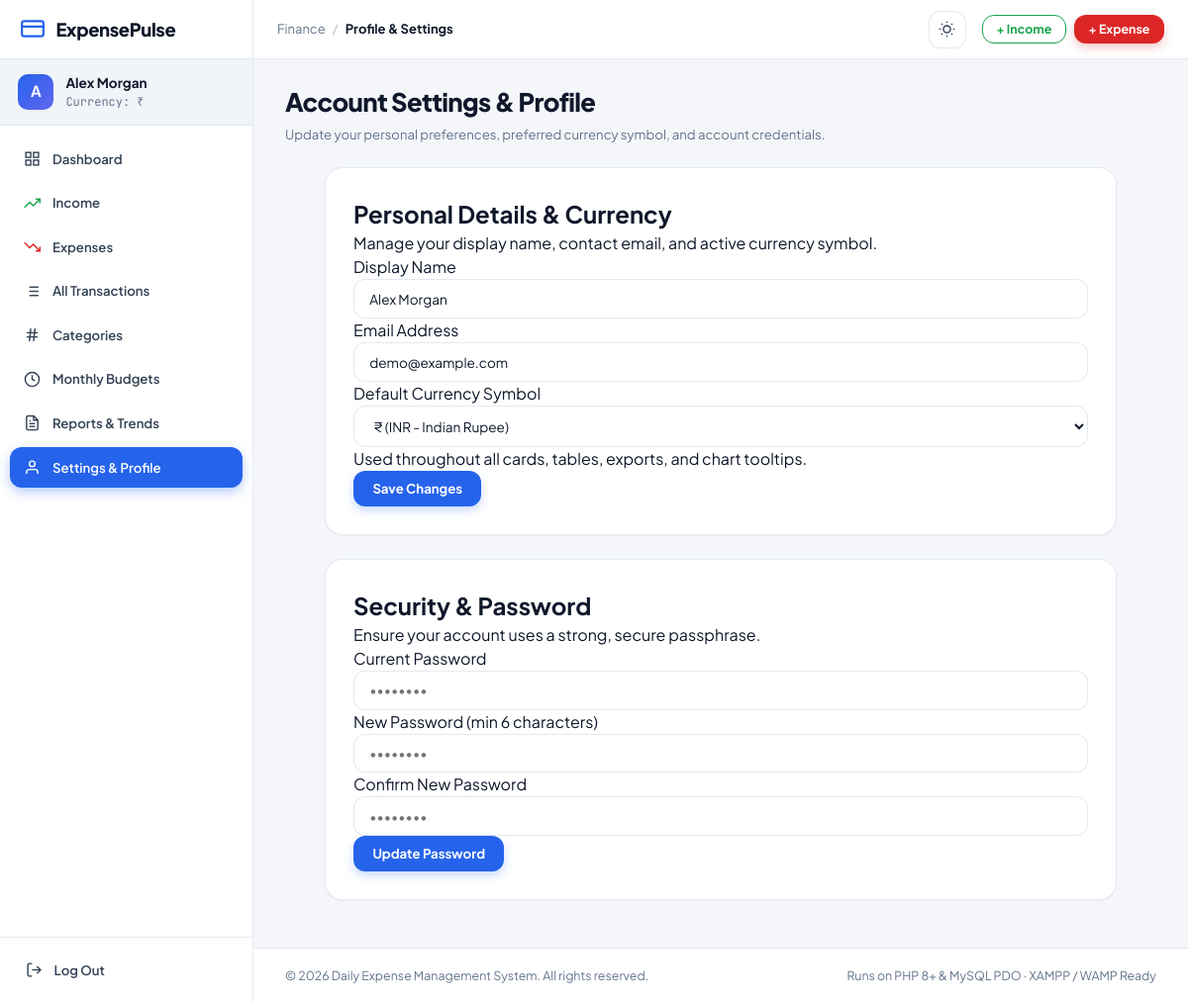
The app's page /profile.php (signed in) with its own data.
### tables this page shows
CREATE TABLE `users` (
  `id` INT UNSIGNED NOT NULL AUTO_INCREMENT,
  `name` VARCHAR(100) NOT NULL,
  `email` VARCHAR(191) NOT NULL,
  `password_hash` VARCHAR(255) NOT NULL,
  `currency` VARCHAR(10) NOT NULL DEFAULT '₹',
  `created_at` TIMESTAMP NOT NULL DEFAULT CURRENT_TIMESTAMP,
  PRIMARY KEY (`id`),
  UNIQUE KEY `idx_users_email` (`email`)
);

### includes/functions.php (called while the page is built, shortened)
<?php
function e(?string $string): string
{
    return htmlspecialchars((string)($string ?? ''), ENT_QUOTES, 'UTF-8');
}
function base_url(string $path = ''): string
{
    $scriptDir = str_replace('\\', '/', dirname($_SERVER['SCRIPT_NAME']));
    $segments = explode('/', trim($scriptDir, '/'));
    $baseSegments = [];
    foreach ($segments as $seg) {
        $baseSegments[] = $seg;
    }
    $base = '/' . implode('/', $baseSegments);
    if ($base === '/') {
        $base = '';
    }
    return rtrim($base, '/') . '/' . ltrim($path, '/');
}
function current_user(): ?array
{
    return $_SESSION['user'] ?? null;
}
function current_currency(): string
{
    return $_SESSION['user']['currency'] ?? '₹';
}

### includes/auth_check.php (called while the page is built, shortened)
<?php
require_once __DIR__ . '/functions.php';
$pdo = getDBConnection();
$stmt = $pdo->prepare("SELECT id, name, email, currency, created_at FROM users WHERE id = :id LIMIT 1");
$stmt->execute([':id' => $_SESSION['user_id']]);

### profile.php (the view, shortened to what this page needs)
<?php
require_once __DIR__ . '/includes/auth_check.php';
$pageTitle = 'Profile & Settings';
$currentPage = 'profile';
$userId = (int)current_user_id();
$pdo = getDBConnection();
$profileErrors = [];
$passwordErrors = [];
$stmt = $pdo->prepare("SELECT * FROM users WHERE id = :id LIMIT 1");
$stmt->execute([':id' => $userId]);
$userRecord = $stmt->fetch();
$name = $userRecord['name'];
$email = $userRecord['email'];
$currency = $userRecord['currency'] ?? '₹';
require_once __DIR__ . '/includes/header.php';
?>
<div class="page-header-row">
  <div>
    <h1 class="page-heading">Account Settings & Profile</h1>
    <p class="page-subheading">Update your personal preferences, preferred currency symbol, and account credentials.</p>
  </div>
</div>
<div class="settings-grid">
  <div class="form-container-card">
    <div class="card-header-styled">
      <div>
        <h2 class="card-title">Personal Details & Currency</h2>
        <p class="card-subtitle">Manage your display name, contact email, and active currency symbol.</p>
      </div>
    </div>
    <form method="POST" action="<?= base_url('profile.php') ?>" class="entry-form" novalidate>
      <div class="form-group">
        <label for="name" class="form-label required">Display Name</label>
        <input
          type="text"
          id="name"
          name="name"
          class="form-control <?= isset($profileErrors['name']) ? 'is-invalid' : '' ?>"
          value="<?= e($name) ?>"
          required
        >
      </div>
      <div class="form-group">
        <label for="email" class="form-label required">Email Address</label>
        <input
          type="email"
          id="email"
          name="email"
          class="form-control <?= isset($profileErrors['email']) ? 'is-invalid' : '' ?>"
          value="<?= e($email) ?>"
          required
        >
      </div>
      <div class="form-group">
        <label for="currency" class="form-label required">Default Currency Symbol</label>
        <select id="currency" name="currency" class="form-select">
          <option value="₹" <?= $currency === '₹' ? 'selected' : '' ?>>₹ (INR - Indian Rupee)</option>
        </select>
        <span class="form-hint">Used throughout all cards, tables, exports, and chart tooltips.</span>
      </div>
      <div class="form-actions-row">
        <button type="submit" class="btn btn-primary">Save Changes</button>
      </div>
    </form>
  </div>
  <div class="form-container-card">
    <div class="card-header-styled">
      <div>
        <h2 class="card-title">Security & Password</h2>
        <p class="card-subtitle">Ensure your account uses a strong, secure passphrase.</p>
      </div>
    </div>
    <form method="POST" action="<?= base_url('profile.php') ?>" class="entry-form" novalidate>
      <div class="form-group">
        <label for="current_password" class="form-label required">Current Password</label>
        <input
          type="password"
          id="current_password"
          name="current_password"
          class="form-control <?= isset($passwordErrors['current_password']) ? 'is-invalid' : '' ?>"
          placeholder="••••••••"
          required
        >
      </div>
      <div class="form-group">
        <label for="new_password" class="form-label required">New Password (min 6 characters)</label>
        <input
          type="password"
          id="new_password"
          name="new_password"
          class="form-control <?= isset($passwordErrors['new_password']) ? 'is-invalid' : '' ?>"
          placeholder="••••••••"
          required
        >
      </div>
      <div class="form-group">
        <label for="confirm_password" class="form-label required">Confirm New Password</label>
        <input
          type="password"
          id="confirm_password"
          name="confirm_password"
          class="form-control <?= isset($passwordErrors['confirm_password']) ? 'is-invalid' : '' ?>"
          placeholder="••••••••"
          required
        >
      </div>
      <div class="form-actions-row">
        <button type="submit" class="btn btn-primary">Update Password</button>
      </div>
    </form>
  </div>
</div>
<?php require_once __DIR__ . '/includes/footer.php'; ?>

### includes/header.php (shortened to what this page needs)
<?php
require_once __DIR__ . '/functions.php';
$pageTitle = $pageTitle ?? 'Daily Expense Management System';
$currentPage = $currentPage ?? '';
$user = current_user();
?>
<!DOCTYPE html>
<html lang="en">
<head>
  <link rel="stylesheet" href="<?= base_url('assets/css/style.css') ?>">
</head>
<body class="app-body">
  <div class="app-layout">
    <aside id="app-sidebar" class="app-sidebar">
      <div class="sidebar-brand">
        <a href="<?= base_url('dashboard.php') ?>" class="brand-link">
          <svg class="brand-icon" viewBox="0 0 24 24" fill="none" stroke="currentColor" stroke-width="2" stroke-linecap="round" stroke-linejoin="round">
            <rect width="20" height="14" x="2" y="5" rx="2"/>
            <line x1="2" x2="22" y1="10" y2="10"/>
          </svg>
          <span class="brand-text">ExpensePulse</span>
        </a>
      </div>
      <div class="sidebar-user">
        <div class="user-avatar"><?= strtoupper(substr($user['name'] ?? 'U', 0, 1)) ?></div>
        <div class="user-info">
          <span class="user-name"><?= e($user['name'] ?? 'User') ?></span>
          <span class="user-currency">Currency: <?= e(current_currency()) ?></span>
        </div>
      </div>
      <nav class="sidebar-nav">
        <a href="<?= base_url('dashboard.php') ?>" class="nav-item <?= $currentPage === 'dashboard' ? 'active' : '' ?>">
          <svg class="nav-icon" viewBox="0 0 24 24" fill="none" stroke="currentColor" stroke-width="2">
            <rect x="3" y="3" width="7" height="7"></rect>
            <rect x="14" y="3" width="7" height="7"></rect>
            <rect x="14" y="14" width="7" height="7"></rect>
            <rect x="3" y="14" width="7" height="7"></rect>
          </svg>
          <span>Dashboard</span>
        </a>
        <a href="<?= base_url('income/index.php') ?>" class="nav-item <?= $currentPage === 'income' ? 'active' : '' ?>">
          <svg class="nav-icon text-income" viewBox="0 0 24 24" fill="none" stroke="currentColor" stroke-width="2">
            <polyline points="23 6 13.5 15.5 8.5 10.5 1 18"></polyline>
            <polyline points="17 6 23 6 23 12"></polyline>
          </svg>
          <span>Income</span>
        </a>
        <a href="<?= base_url('expenses/index.php') ?>" class="nav-item <?= $currentPage === 'expenses' ? 'active' : '' ?>">
          <svg class="nav-icon text-expense" viewBox="0 0 24 24" fill="none" stroke="currentColor" stroke-width="2">
            <polyline points="23 18 13.5 8.5 8.5 13.5 1 6"></polyline>
            <polyline points="17 18 23 18 23 12"></polyline>
          </svg>
          <span>Expenses</span>
        </a>
        <a href="<?= base_url('transactions.php') ?>" class="nav-item <?= $currentPage === 'transactions' ? 'active' : '' ?>">
          <span>All Transactions</span>
        </a>
        <a href="<?= base_url('categories/index.php') ?>" class="nav-item <?= $currentPage === 'categories' ? 'active' : '' ?>">
          <svg class="nav-icon" viewBox="0 0 24 24" fill="none" stroke="currentColor" stroke-width="2">
            <path d="M4 9h16M4 15h16M10 3L8 21M16 3l-2 18"></path>
          </svg>
          <span>Categories</span>
        </a>
        <a href="<?= base_url('budgets.php') ?>" class="nav-item <?= $currentPage === 'budgets' ? 'active' : '' ?>">
          <svg class="nav-icon" viewBox="0 0 24 24" fill="none" stroke="currentColor" stroke-width="2">
            <circle cx="12" cy="12" r="10"></circle>
            <path d="M12 6v6l4 2"></path>
          </svg>
          <span>Monthly Budgets</span>
        </a>
        <a href="<?= base_url('reports.php') ?>" class="nav-item <?= $currentPage === 'reports' ? 'active' : '' ?>">
          <span>Reports & Trends</span>
        </a>
        <a href="<?= base_url('profile.php') ?>" class="nav-item <?= $currentPage === 'profile' ? 'active' : '' ?>">
          <svg class="nav-icon" viewBox="0 0 24 24" fill="none" stroke="currentColor" stroke-width="2">
            <path d="M20 21v-2a4 4 0 0 0-4-4H8a4 4 0 0 0-4 4v2"></path>
            <circle cx="12" cy="7" r="4"></circle>
          </svg>
          <span>Settings & Profile</span>
        </a>
      </nav>
      <div class="sidebar-footer">
        <a href="<?= base_url('auth/logout.php') ?>" class="nav-item logout-link">
          <svg class="nav-icon" viewBox="0 0 24 24" fill="none" stroke="currentColor" stroke-width="2">
            <path d="M9 21H5a2 2 0 0 1-2-2V5a2 2 0 0 1 2-2h4"></path>
            <polyline points="16 17 21 12 16 7"></polyline>
            <line x1="21" y1="12" x2="9" y2="12"></line>
          </svg>
          <span>Log Out</span>
        </a>
      </div>
    </aside>
    <div class="app-main">
      <header class="app-header">
        <div class="header-left">
          <div class="header-breadcrumbs">
            <span class="crumb-root">Finance</span>
            <span class="crumb-sep">/</span>
            <span class="crumb-current"><?= e($pageTitle) ?></span>
          </div>
        </div>
        <div class="header-right">
          <button id="theme-toggle-btn" class="btn btn-icon" title="Toggle Light / Dark mode" aria-label="Toggle theme">
          </button>
          <div class="header-actions">
            <a href="<?= base_url('income/add.php') ?>" class="btn btn-sm btn-outline-income">+ Income</a>
            <a href="<?= base_url('expenses/add.php') ?>" class="btn btn-sm btn-primary-expense">+ Expense</a>
          </div>
        </div>
      </header>
      <main class="page-container">

### records on screen
users: name "A", name "Alex Morgan", email "demo@example.com", currency "₹ (INR - Indian Rupee)"

### other values on screen
current_currency() "₹"
$pageTitle "Profile & Settings"
